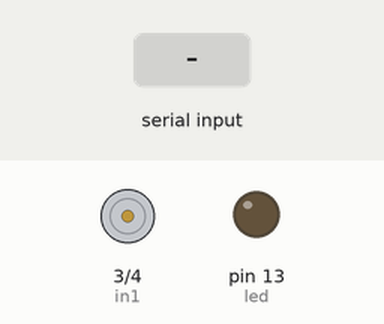
The sketch below on a simulated Arduino Uno, built with avr-gcc and run on an emulated ATmega328P. On the bench: motor-driver pin pairs drawn as motors (green arrow = first pin HIGH = forward, orange = second pin HIGH = backward, longer = more drive, scaled by the enable pin), output pins drawn as LEDs (lit = HIGH). The inputs (shaded band) are chosen by the test bench.

Above: at 1.2 s.
1.3 s: "B" received over Serial
At 2.5 s:
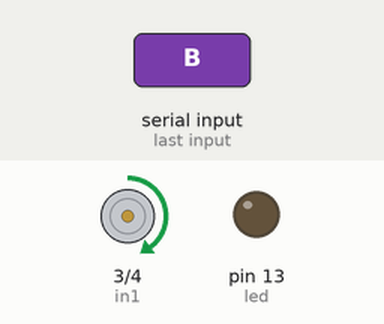
2.8 s: "C" received over Serial
At 3.6 s:
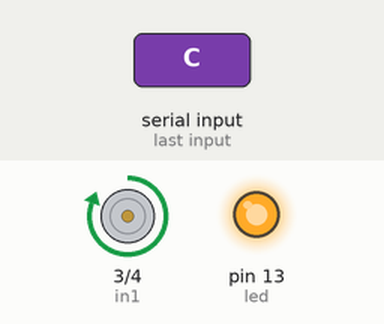
Timing chart, 0 to 5.8 s (numbered marks = the images above; inputs shaded):
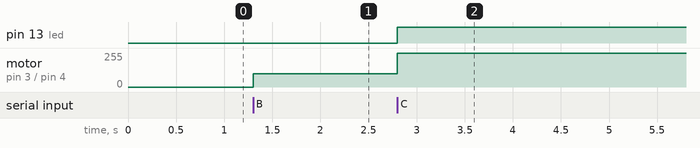

The sketch:

home_automation_bluetooth.ino
```cpp
int led = 13;
int en = 6;
int in1 = 3;
int in2 = 4;
int data;

void setup() {
  // put your setup code here, to run once:
  pinMode(led, OUTPUT);
  pinMode(en, OUTPUT);
  pinMode(in1, OUTPUT);
  pinMode(in2, OUTPUT);
  Serial.begin(9600);

}

void loop() {
  // put your main code here, to run repeatedly:
  while(Serial.available() > 0){
    data = Serial.read();

    if(data == 'A'){
      analogWrite(led, 0);
      digitalWrite(in1, LOW);
      digitalWrite(in2, LOW);
      analogWrite(en, 0);
    }

    if(data == 'B'){
      analogWrite(led, 100);
      digitalWrite(in1, HIGH);
      digitalWrite(in2, LOW);
      analogWrite(en, 100);
    }

    if(data == 'C'){
      analogWrite(led, 255);
      digitalWrite(in1, HIGH);
      digitalWrite(in2, LOW);
      analogWrite(en, 255);
    }
  }

}
```

Measured:
- after the input at 1.3 s, motor on pin 3 (in1) / pin 4 (in2): stopped → forward 100/255 at once
- after the input at 2.8 s, pin 13 (led): LOW → HIGH at once; motor on pin 3 (in1) / pin 4 (in2): forward 100/255 → forward 255/255 at once
